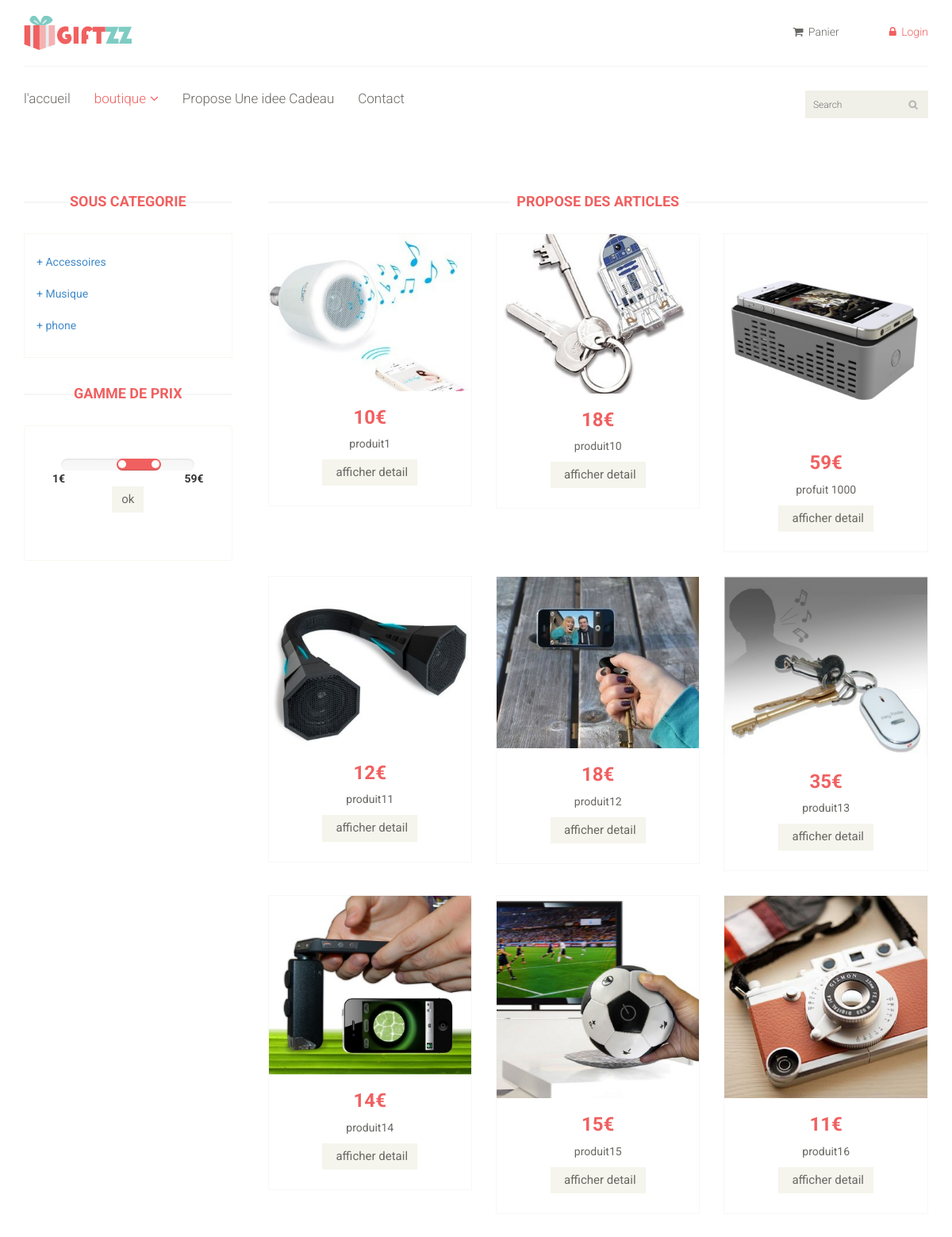
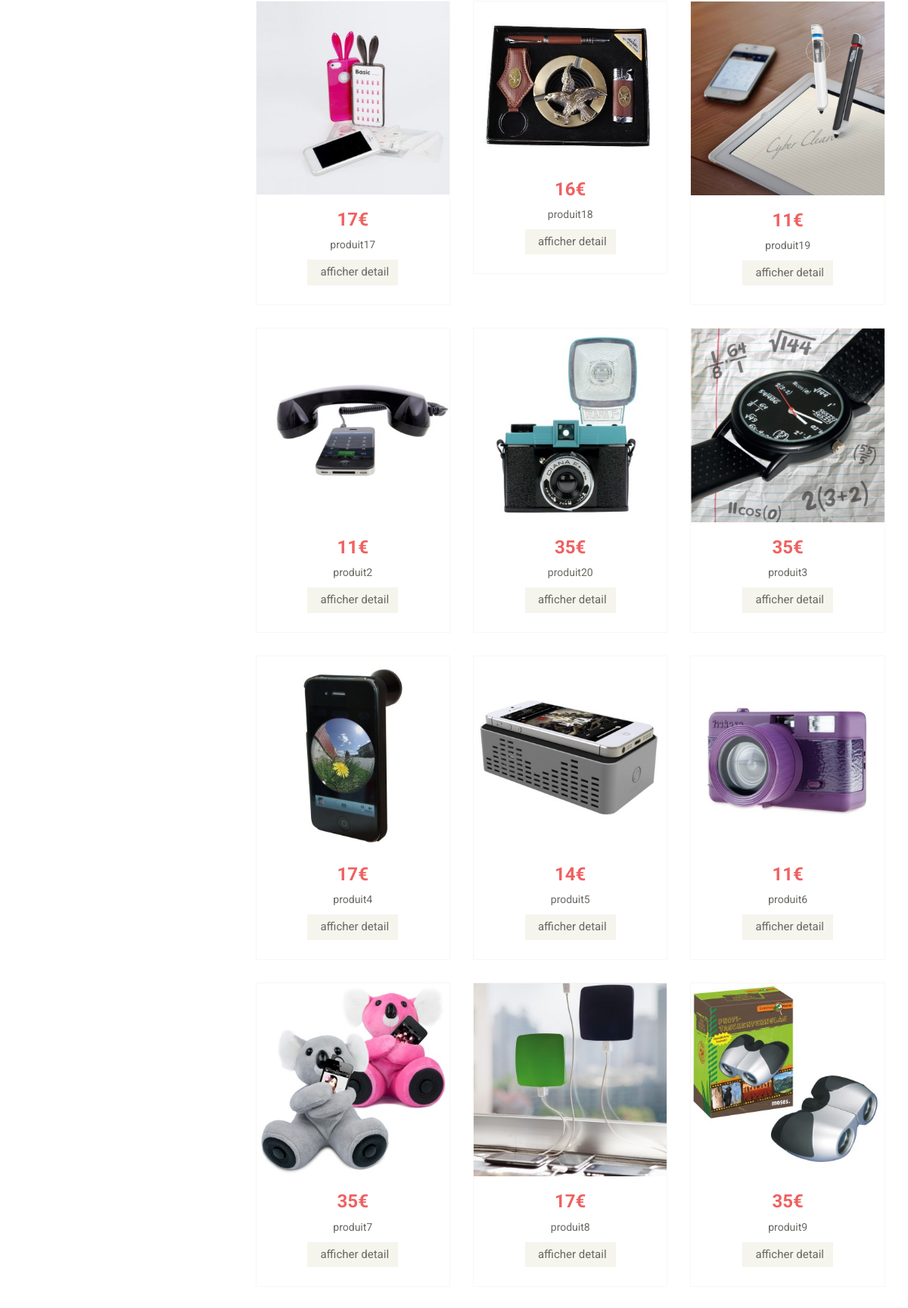
/categorie.php?CODE_CAT=1 (upper part), run on the app's committed database (2 pictures, top to bottom).
### tables this page shows
CREATE TABLE IF NOT EXISTS `sous_categorie` (
  `COD_S_CAT` varchar(50) NOT NULL,
  `CODE_CAT` varchar(50) NOT NULL,
  `NOM_S_CAT` varchar(50) DEFAULT NULL,
  PRIMARY KEY (`COD_S_CAT`),
  KEY `FK_AVOIR1` (`CODE_CAT`)
);

CREATE TABLE IF NOT EXISTS `article` (
  `COD_ARTICLE` varchar(50) NOT NULL,
  `CODE_CAT` varchar(50) NOT NULL,
  `LIBELLE_ARTICLE` varchar(50) DEFAULT NULL,
  `AGE_MAX` int(11) DEFAULT NULL,
  `AGE_MIN` int(11) DEFAULT NULL,
  `PRIX` decimal(10,0) DEFAULT NULL,
  `IMAGE` longblob,
  `DESCRIPTION` varchar(50) DEFAULT NULL,
  `QTE` int(11) DEFAULT NULL,
  PRIMARY KEY (`COD_ARTICLE`),
  KEY `CODE_CAT` (`CODE_CAT`),
  KEY `CODE_CAT_2` (`CODE_CAT`)
);

### categorie.php (the view, shortened to what this page needs)
<!DOCTYPE html>
<?php
$getcat=$_GET['CODE_CAT'];
?>
<?php
$art="select * from article where CODE_CAT = ".$getcat;
$redart=mysql_query($art);
?>
<?php
$scat="select * from sous_categorie where CODE_CAT =".$getcat;
$redcat=mysql_query($scat);
?>
<html lang="en">
<head>
    <link href="css/bootstrap.min.css" rel="stylesheet">
    <link href="css/font-awesome.min.css" rel="stylesheet">
    <link href="css/prettyPhoto.css" rel="stylesheet">
    <link href="css/price-range.css" rel="stylesheet">
    <link href="css/animate.css" rel="stylesheet">
	<link href="css/main.css" rel="stylesheet">
	<link href="css/responsive.css" rel="stylesheet">
</head>
<body>
	<header id="header">
		<div class="header-middle">
			<div class="container">
				<div class="row">
					<div class="col-sm-4">
						<div class="logo pull-left">
							<a href="index.php"><img src="images/home/logo.png" alt="" /></a>
						</div>
					</div>
					<?php include('php\header.php');?>
				</div>
			</div>
		</div>
		<div class="header-bottom">
			<div class="container">
				<div class="row">
					<div class="col-sm-9">
						<div class="mainmenu pull-left">
							<ul class="nav navbar-nav collapse navbar-collapse">
								<li><a href="index.php">l'accueil</a></li>
								<li class="dropdown"><a href="#" class="active">boutique<i class="fa fa-angle-down"></i></a>
                                </li>
								<li class="dropdown"><a href="ideeCadeaux.php" >Propose Une idee Cadeau</a></li>
								<li><a href="contact-us.php">Contact</a></li>
							</ul>
						</div>
					</div>
					<div class="col-sm-3">
						<form action="search.php" method="POST">
						<div class="search_box pull-right">
							<input type="text" placeholder="Search" name="search"/>
						</div>
						</form>
					</div>
				</div>
				</div>
			</div>
	</header>
	<section id="advertisement">
		<div class="container">
		</div>
	</section>
	<section>
		<div class="container">
			<div class="row">
				<div class="col-sm-3">
					<div class="left-sidebar">
						<h2>SOUS CATEGORIE</h2>
						<div class="panel-group category-products" id="accordian">
						<?php while($lire= mysql_fetch_assoc($redcat)){?>
						<div class="MARQUES_products">
							<div class="MARQUES-name">
								<ul class="nav nav-pills nav-stacked">
									<li><a href="sous_categorie.php?COD_S_CAT=<?php echo $lire['COD_S_CAT'].'&COD_CAT='.$getcat;?>"> +  <?php echo $lire['NOM_S_CAT'];?></a></li>
								</ul>
							</div>
						</div>
						<?php }?>
						</div>
						<div class="price-range">
							<h2>GAMME DE PRIX</h2>
							<div class="well text-center">
							<form action="search_prix.php" method="POST">
							<?php $min="select min(PRIX) as PRIX from article" ; $redmin=mysql_query($min);?>
									<?php $liremin= mysql_fetch_assoc($redmin)?>
									<?php $max="select max(PRIX) as PRIX from article" ; $redmax=mysql_query($max);?>
									<?php $liremax= mysql_fetch_assoc($redmax)?>
								 <input type="text" class="span2" value="250" data-slider-min="0" data-slider-max="600" data-slider-step="5" data-slider-value="[250,450]" id="sl2"name="prix" ><br />
								 <b class="pull-left"><?php echo $liremin['PRIX']."€";?></b> <b class="pull-right"><?php echo $liremax['PRIX']."€";?></b>
								 <br>
								 <input class="btn btn-default add-to-cart" type="submit"  value="ok"/>
								  </form>
							</div>
						</div>
					</div>
				</div>
				<div class="col-sm-9 padding-right">
					<div class="features_items">
						<h2 class="title text-center">propose des articles</h2>
		   <?php while($lire= mysql_fetch_assoc($redart)){?>
					<div class="col-sm-4">
						<div class="product-image-wrapper">
							<div class="single-products">
								<div class="productinfo text-center">
									<img src="images/shop/<?php echo $lire['IMAGE'];?>"	 />
									<h2><?php echo $lire['PRIX']."€";?></h2>
                                    <p><?php echo $lire['LIBELLE_ARTICLE'];?></p>
									<a href="product-details.php?COD_ARTICLE=<?php echo $lire['COD_ARTICLE'];?>" class="btn btn-default add-to-cart"><i class="fa fa-shoppingcart"></i>afficher detail</a>
				                </div>
							</div>
						</div>
					</div>
			<?php }?>
					</div>
				</div>
			</div>
		</div>
	</section>
</body>
</html>

### css/main.css (style rules this page uses)
body { font-family: 'Roboto', sans-serif; background:; position: relative; font-weight:400px; }
ul li { list-style: none; }
a { -webkit-transition: 300ms; -moz-transition: 300ms; -o-transition: 300ms; transition: 300ms; }
h1, h2, h3, h4, h5, h6 { font-family: 'Roboto', sans-serif; }
.header-middle .container .row { border-bottom: 1px solid #f5f5f5; margin-left: 0; margin-right: 0; padding-bottom: 20px; padding-top: 20px; }
.header-middle .container .row .col-sm-4 { padding-left: 0; }
.header-bottom { padding-bottom: 30px; padding-top: 30px; }
.navbar-collapse.collapse { padding-left: 0; }
.mainmenu ul li { padding-right: 15px; padding-left: 15px; }
.mainmenu ul li:first-child { padding-left: 0px; }
.mainmenu ul li a { color: #696763; font-family: 'Roboto', sans-serif; font-size: 17px; font-weight: 300; padding: 0; padding-bottom: 10px; }
.mainmenu ul li a:hover, .mainmenu ul li a.active, .shop-menu ul li a.active { background:none; color:#f06060; }
.search_box input { background: #F0F0E9; border: medium none; color: #B2B2B2; font-family: 'roboto'; font-size: 12px; font-weight: 300; height: 35px; outline: medium none; padding-left: 10px; width: 155px; background-image: url(../images/home/searchicon.png); background-repeat: no-repeat; background-position: 130px; }
.fa-angle-down { padding-left: 5px; }
.category-products { border: 1px solid #F7F7F0; margin-bottom: 35px; padding-bottom: 20px; padding-top: 15px; }
.left-sidebar h2, .brands_products h2 { color: #f06060; font-family: 'Roboto', sans-serif; font-size: 18px; font-weight: 700; margin: 0 auto 30px; text-align: center; text-transform: uppercase; position: relative; z-index:3; }
.left-sidebar h2:after, h2.title:after { content: " "; position: absolute; border: 1px solid #f5f5f5; bottom:8px; left: 0; width: 100%; height: 0; z-index: -2; }
.left-sidebar h2:before { content: " "; position: absolute; background: #fff; bottom: -6px; width: 130px; height: 30px; z-index: -1; left: 50%; margin-left: -65px; }
h2.title:before { content: " "; position: absolute; background: #fff; bottom: -6px; width: 220px; height: 30px; z-index: -1; left: 50%; margin-left: -110px; }
.price-range { margin-top:30px; }
.well { background-color: #FFFFFF; border: 1px solid #F7F7F0; border-radius: 4px; box-shadow: none; margin-bottom: 20px; min-height: 20px; padding: 35px; }
.padding-right { padding-right: 0; }
.features_items { overflow:hidden; }
h2.title { color: #f06060; font-family: 'Roboto', sans-serif; font-size: 18px; font-weight: 700; margin: 0 15px; text-transform: uppercase; margin-bottom: 30px; position: relative; }
.product-image-wrapper { border:1px solid #F7F7F5; overflow: hidden; margin-bottom:30px; }
.single-products { position: relative; }
.productinfo h2 { color: #f06060; font-family: 'Roboto', sans-serif; font-size: 24px; font-weight: 700; }
.productinfo p { font-family: 'Roboto', sans-serif; font-size: 14px; font-weight: 400; color: #696763; }
.productinfo img { width: 100%; }
.productinfo { position:relative; }
.add-to-cart { background:#F5F5ED; border: 0 none; border-radius: 0; color: #696763; font-family: 'Roboto', sans-serif; font-size: 15px; margin-bottom: 25px; }
#advertisement { padding-bottom: 45px; }

### data on the page
sous_categorie: NOM_S_CAT "Accessoires"
sous_categorie: NOM_S_CAT "Musique"
sous_categorie: NOM_S_CAT "phone"
article: IMAGE (picture), PRIX "10", LIBELLE_ARTICLE "produit1"
article: IMAGE (picture), PRIX "18", LIBELLE_ARTICLE "produit10"
article: IMAGE (picture), PRIX "59", LIBELLE_ARTICLE "profuit 1000"
article: IMAGE (picture), PRIX "12", LIBELLE_ARTICLE "produit11"
article: IMAGE (picture), PRIX "18", LIBELLE_ARTICLE "produit12"
article: IMAGE (picture), PRIX "35", LIBELLE_ARTICLE "produit13"
article: IMAGE (picture), PRIX "14", LIBELLE_ARTICLE "produit14"
article: IMAGE (picture), PRIX "15", LIBELLE_ARTICLE "produit15"
article: IMAGE (picture), PRIX "11", LIBELLE_ARTICLE "produit16"
article: IMAGE (picture), PRIX "17", LIBELLE_ARTICLE "produit17"
article: IMAGE (picture), PRIX "16", LIBELLE_ARTICLE "produit18"
article: IMAGE (picture), PRIX "11", LIBELLE_ARTICLE "produit19"
article: IMAGE (picture), PRIX "11", LIBELLE_ARTICLE "produit2"
article: IMAGE (picture), PRIX "35", LIBELLE_ARTICLE "produit20"
article: IMAGE (picture), PRIX "35", LIBELLE_ARTICLE "produit3"
article: IMAGE (picture), PRIX "17", LIBELLE_ARTICLE "produit4"
article: IMAGE (picture), PRIX "14", LIBELLE_ARTICLE "produit5"
article: IMAGE (picture), PRIX "11", LIBELLE_ARTICLE "produit6"
article: IMAGE (picture), PRIX "35", LIBELLE_ARTICLE "produit7"
article: IMAGE (picture), PRIX "17", LIBELLE_ARTICLE "produit8"
article: IMAGE (picture), PRIX "35", LIBELLE_ARTICLE "produit9"

### other printed values
$liremin['PRIX'] "1"
$liremax['PRIX'] "59"
